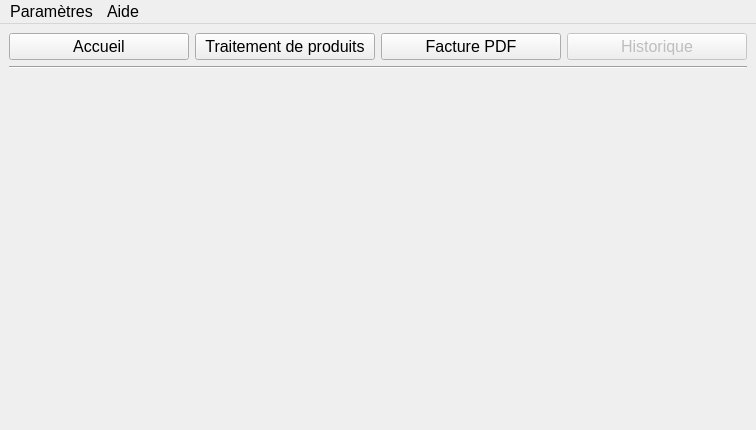
<?xml version="1.0" encoding="UTF-8"?>
<ui version="4.0">
 <class>MainWindow</class>
 <widget class="QMainWindow" name="MainWindow">
  <property name="geometry">
   <rect>
    <x>0</x>
    <y>0</y>
    <width>756</width>
    <height>430</height>
   </rect>
  </property>
  <property name="sizePolicy">
   <sizepolicy hsizetype="Expanding" vsizetype="Expanding">
    <horstretch>0</horstretch>
    <verstretch>0</verstretch>
   </sizepolicy>
  </property>
  <property name="sizeIncrement">
   <size>
    <width>10</width>
    <height>10</height>
   </size>
  </property>
  <property name="font">
   <font>
    <family>Segoe UI</family>
    <pointsize>12</pointsize>
   </font>
  </property>
  <property name="focusPolicy">
   <enum>Qt::FocusPolicy::NoFocus</enum>
  </property>
  <property name="windowTitle">
   <string>EpiData</string>
  </property>
  <property name="layoutDirection">
   <enum>Qt::LayoutDirection::LeftToRight</enum>
  </property>
  <property name="autoFillBackground">
   <bool>true</bool>
  </property>
  <property name="tabShape">
   <enum>QTabWidget::TabShape::Rounded</enum>
  </property>
  <widget class="QWidget" name="centralwidget">
   <property name="sizePolicy">
    <sizepolicy hsizetype="Expanding" vsizetype="Expanding">
     <horstretch>0</horstretch>
     <verstretch>0</verstretch>
    </sizepolicy>
   </property>
   <property name="layoutDirection">
    <enum>Qt::LayoutDirection::LeftToRight</enum>
   </property>
   <property name="autoFillBackground">
    <bool>true</bool>
   </property>
   <layout class="QVBoxLayout" name="verticalLayout">
    <item>
     <layout class="QHBoxLayout" name="horizontalLayout">
      <item>
       <widget class="QPushButton" name="b_Accueil">
        <property name="text">
         <string>Accueil</string>
        </property>
       </widget>
      </item>
      <item>
       <widget class="QPushButton" name="b_Traiter_fichier">
        <property name="text">
         <string>Traitement de produits</string>
        </property>
       </widget>
      </item>
      <item>
       <widget class="QPushButton" name="b_Convertir_PDF">
        <property name="text">
         <string>Facture PDF</string>
        </property>
       </widget>
      </item>
      <item>
       <widget class="QPushButton" name="pushButton_3">
        <property name="enabled">
         <bool>false</bool>
        </property>
        <property name="text">
         <string>Historique</string>
        </property>
       </widget>
      </item>
     </layout>
    </item>
    <item>
     <widget class="Line" name="line">
      <property name="orientation">
       <enum>Qt::Orientation::Horizontal</enum>
      </property>
     </widget>
    </item>
    <item>
     <widget class="QStackedWidget" name="stackedWidget">
      <property name="sizePolicy">
       <sizepolicy hsizetype="Expanding" vsizetype="Expanding">
        <horstretch>0</horstretch>
        <verstretch>0</verstretch>
       </sizepolicy>
      </property>
      <property name="font">
       <font>
        <family>Segoe UI</family>
        <pointsize>12</pointsize>
        <bold>false</bold>
        <kerning>true</kerning>
       </font>
      </property>
      <property name="layoutDirection">
       <enum>Qt::LayoutDirection::LeftToRight</enum>
      </property>
      <property name="autoFillBackground">
       <bool>true</bool>
      </property>
      <property name="currentIndex">
       <number>0</number>
      </property>
      <widget class="QWidget" name="page"/>
     </widget>
    </item>
   </layout>
  </widget>
  <widget class="QMenuBar" name="menubar">
   <property name="geometry">
    <rect>
     <x>0</x>
     <y>0</y>
     <width>756</width>
     <height>27</height>
    </rect>
   </property>
   <property name="font">
    <font>
     <family>Segoe UI</family>
     <pointsize>12</pointsize>
     <italic>false</italic>
     <bold>false</bold>
     <underline>false</underline>
     <kerning>true</kerning>
    </font>
   </property>
   <property name="autoFillBackground">
    <bool>false</bool>
   </property>
   <property name="defaultUp">
    <bool>false</bool>
   </property>
   <property name="nativeMenuBar">
    <bool>true</bool>
   </property>
   <widget class="QMenu" name="menuSavoir_plus">
    <property name="title">
     <string>Aide</string>
    </property>
    <addaction name="actionA_propos"/>
    <addaction name="actionCr_dits"/>
   </widget>
   <widget class="QMenu" name="menuParam_tres">
    <property name="title">
     <string>Paramètres</string>
    </property>
    <addaction name="actionParametres_avances"/>
    <addaction name="actionMettre_jour"/>
   </widget>
   <addaction name="menuParam_tres"/>
   <addaction name="menuSavoir_plus"/>
  </widget>
  <action name="actionCr_dits">
   <property name="checkable">
    <bool>false</bool>
   </property>
   <property name="enabled">
    <bool>true</bool>
   </property>
   <property name="text">
    <string>Crédits</string>
   </property>
  </action>
  <action name="actionA_propos">
   <property name="text">
    <string>A propos</string>
   </property>
  </action>
  <action name="actionParam_tres">
   <property name="text">
    <string>Paramètres</string>
   </property>
  </action>
  <action name="actionParametres_avances">
   <property name="text">
    <string>Paramètres avancés</string>
   </property>
  </action>
  <action name="actionMettre_jour">
   <property name="text">
    <string>Mettre à jour</string>
   </property>
  </action>
 </widget>
 <resources/>
 <connections/>
</ui>
